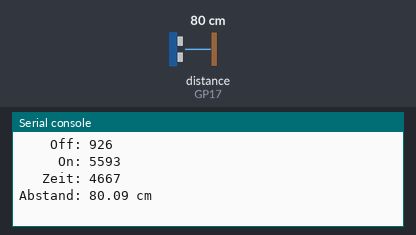
A program run on a simulated Raspberry Pi Pico running MicroPython. Shown: the last lines printed to the serial console. The test bench sets the inputs (shaded band); at power-on: distance to the obstacle (sensor on GP17) 80 cm. The echo pulse lasts 58.3 µs per cm.

Above: at 1.2 s.
1.3 s: distance to the obstacle (sensor on GP17) set to 2 cm
At 3.8 s:
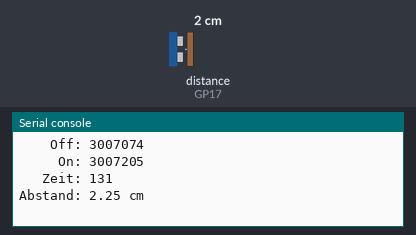
5.2 s: distance to the obstacle (sensor on GP17) set to 4 cm
At 7.3 s:
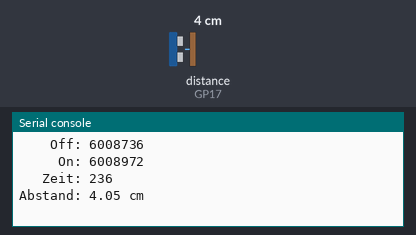
Timing chart, 0 to 8.8 s (numbered marks = the images above; inputs shaded):
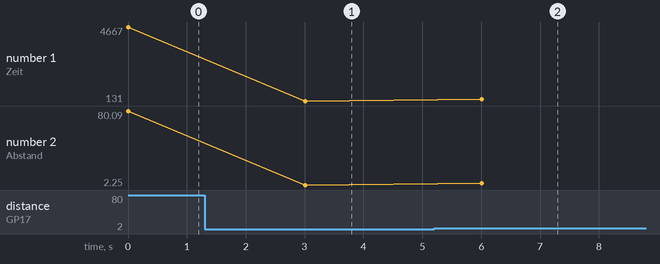

Measured:
- after the input at 1.3 s, the serial console: prints a new line after 1.7 s (image 1)
- after the input at 5.2 s, the serial console: prints a new line after 0.81 s (image 2)
- plotted number 1: 4667 → 131 after the input at 1.3 s, 131 → 236 after the input at 5.2 s
- plotted number 2: 80.09 → 2.25 after the input at 1.3 s, 2.25 → 4.05 after the input at 5.2 s

The program:

PB-04-1-10-ElKo-Abstandsmessung_mit_HC-SR04.py
```python
#==========================================================================
#
# PB-4-1-10-ElKo-Abstandsmessung mit HC-SR04.py
#
# 1 HC-SR501 PIR-Sensor
#
#==========================================================================
#
# Bibliotheken laden
from machine import Pin
from utime import sleep, sleep_us, ticks_us

# Initialisierung GPIO-Ausgang für Trigger-Signal
trigger = Pin(16, Pin.OUT)

# Initialisierung GPIO-Eingang für Echo-Signal
echo = Pin(17, Pin.IN)

# Wiederholung (Endlos-Schleife)
while True:
    # Abstand messen
    trigger.low()
    sleep_us(2)
    trigger.high()
    sleep_us(5)
    trigger.low()
    # Zeitmessungen
    while echo.value() == 0:
       signaloff = ticks_us()
    while echo.value() == 1:
       signalon = ticks_us()
    # Vergangene Zeit ermitteln
    timepassed = signalon - signaloff
    # Abstand/Entfernung ermitteln
    # Entfernung über die Schallgeschwindigkeit (34320 cm/s bei 20 °C) berechnen
    # Durch 2 teilen, wegen Hin- und Rückweg
    abstand = timepassed * 0.03432 / 2
    # Ergebnis ausgeben
    print('    Off:', signaloff)
    print('     On:', signalon)
    print('   Zeit:', timepassed)
    print('Abstand:', str("%.2f" % abstand), 'cm')
    print()
    # 3 Sekunde warten
    sleep(3)
```
